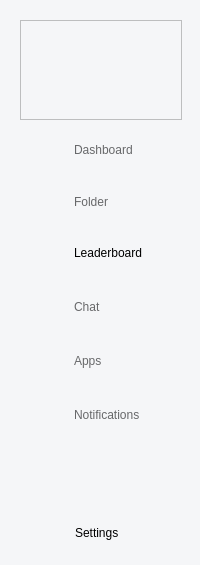
     <widget class="QWidget" name="widget" native="true">
      <property name="minimumSize">
       <size>
        <width>200</width>
        <height>0</height>
       </size>
      </property>
      <property name="maximumSize">
       <size>
        <width>200</width>
        <height>16777215</height>
       </size>
      </property>
      <property name="cursor">
       <cursorShape>ArrowCursor</cursorShape>
      </property>
      <property name="styleSheet">
       <string notr="true">background-color: #F5F6F8;</string>
      </property>
      <layout class="QVBoxLayout" name="verticalLayout">
       <property name="rightMargin">
        <number>9</number>
       </property>
       <item>
        <widget class="QWidget" name="widget_4" native="true">
         <layout class="QVBoxLayout" name="verticalLayout_3">
          <item>
           <widget class="QFrame" name="frame">
            <property name="minimumSize">
             <size>
              <width>0</width>
              <height>100</height>
             </size>
            </property>
            <property name="maximumSize">
             <size>
              <width>16777215</width>
              <height>100</height>
             </size>
            </property>
            <property name="frameShape">
             <enum>QFrame::StyledPanel</enum>
            </property>
            <property name="frameShadow">
             <enum>QFrame::Raised</enum>
            </property>
            <widget class="QLabel" name="label">
             <property name="geometry">
              <rect>
               <x>57</x>
               <y>25</y>
               <width>49</width>
               <height>49</height>
              </rect>
             </property>
             <property name="text">
              <string/>
             </property>
             <property name="pixmap">
              <pixmap>img/icons8-mario-50.png</pixmap>
             </property>
             <property name="scaledContents">
              <bool>true</bool>
             </property>
            </widget>
           </widget>
          </item>
          <item>
           <widget class="QWidget" name="widget_6" native="true">
            <layout class="QHBoxLayout" name="horizontalLayout_2">
             <property name="spacing">
              <number>15</number>
             </property>
             <item>
              <widget class="QLabel" name="label_2">
               <property name="enabled">
                <bool>false</bool>
               </property>
               <property name="minimumSize">
                <size>
                 <width>30</width>
                 <height>30</height>
                </size>
               </property>
               <property name="maximumSize">
                <size>
                 <width>30</width>
                 <height>30</height>
                </size>
               </property>
               <property name="text">
                <string/>
               </property>
               <property name="pixmap">
                <pixmap>img/home_FILL0_wght400_GRAD0_opsz48.png</pixmap>
               </property>
               <property name="scaledContents">
                <bool>true</bool>
               </property>
              </widget>
             </item>
             <item>
              <widget class="QLabel" name="label_3">
               <property name="enabled">
                <bool>true</bool>
               </property>
               <property name="styleSheet">
                <string notr="true">font: 700 12pt &quot;Segoe UI&quot;;
color: #67686A;</string>
               </property>
               <property name="text">
                <string>Dashboard</string>
               </property>
              </widget>
             </item>
            </layout>
           </widget>
          </item>
          <item>
           <widget class="QWidget" name="widget_7" native="true">
            <layout class="QHBoxLayout" name="horizontalLayout_3">
             <property name="spacing">
              <number>20</number>
             </property>
             <item>
              <widget class="QLabel" name="label_4">
               <property name="enabled">
                <bool>false</bool>
               </property>
               <property name="minimumSize">
                <size>
                 <width>25</width>
                 <height>25</height>
                </size>
               </property>
               <property name="maximumSize">
                <size>
                 <width>25</width>
                 <height>25</height>
                </size>
               </property>
               <property name="text">
                <string/>
               </property>
               <property name="pixmap">
                <pixmap>img/icons8-folder-26.png</pixmap>
               </property>
               <property name="scaledContents">
                <bool>true</bool>
               </property>
              </widget>
             </item>
             <item>
              <widget class="QLabel" name="label_5">
               <property name="styleSheet">
                <string notr="true">font: 700 12pt &quot;Segoe UI&quot;;
color: #67686A;</string>
               </property>
               <property name="text">
                <string>Folder</string>
               </property>
              </widget>
             </item>
            </layout>
           </widget>
          </item>
          <item>
           <widget class="QWidget" name="widget_11" native="true">
            <layout class="QHBoxLayout" name="horizontalLayout_4">
             <property name="spacing">
              <number>15</number>
             </property>
             <item>
              <widget class="QLabel" name="label_6">
               <property name="minimumSize">
                <size>
                 <width>30</width>
                 <height>30</height>
                </size>
               </property>
               <property name="maximumSize">
                <size>
                 <width>30</width>
                 <height>30</height>
                </size>
               </property>
               <property name="text">
                <string/>
               </property>
               <property name="pixmap">
                <pixmap>img/icons8-ranking-48.png</pixmap>
               </property>
               <property name="scaledContents">
                <bool>true</bool>
               </property>
              </widget>
             </item>
             <item>
              <widget class="QLabel" name="label_7">
               <property name="styleSheet">
                <string notr="true">font: 700 12pt &quot;Segoe UI&quot;;

</string>
               </property>
               <property name="text">
                <string>Leaderboard</string>
               </property>
              </widget>
             </item>
            </layout>
           </widget>
          </item>
          <item>
           <widget class="QWidget" name="widget_8" native="true">
            <layout class="QHBoxLayout" name="horizontalLayout_5">
             <property name="spacing">
              <number>15</number>
             </property>
             <item>
              <widget class="QLabel" name="label_8">
               <property name="enabled">
                <bool>false</bool>
               </property>
               <property name="minimumSize">
                <size>
                 <width>30</width>
                 <height>30</height>
                </size>
               </property>
               <property name="maximumSize">
                <size>
                 <width>30</width>
                 <height>30</height>
                </size>
               </property>
               <property name="text">
                <string/>
               </property>
               <property name="pixmap">
                <pixmap>img/icons8-chat-48.png</pixmap>
               </property>
               <property name="scaledContents">
                <bool>true</bool>
               </property>
              </widget>
             </item>
             <item>
              <widget class="QLabel" name="label_9">
               <property name="styleSheet">
                <string notr="true">font: 700 12pt &quot;Segoe UI&quot;;
color: #67686A;</string>
               </property>
               <property name="text">
                <string>Chat</string>
               </property>
              </widget>
             </item>
            </layout>
           </widget>
          </item>
          <item>
           <widget class="QWidget" name="widget_10" native="true">
            <layout class="QHBoxLayout" name="horizontalLayout_6">
             <property name="spacing">
              <number>15</number>
             </property>
             <item>
              <widget class="QLabel" name="label_10">
               <property name="enabled">
                <bool>false</bool>
               </property>
               <property name="minimumSize">
                <size>
                 <width>30</width>
                 <height>30</height>
                </size>
               </property>
               <property name="maximumSize">
                <size>
                 <width>30</width>
                 <height>30</height>
                </size>
               </property>
               <property name="text">
                <string/>
               </property>
               <property name="pixmap">
                <pixmap>img/icons8-app-67.png</pixmap>
               </property>
               <property name="scaledContents">
                <bool>true</bool>
               </property>
              </widget>
             </item>
             <item>
              <widget class="QLabel" name="label_11">
               <property name="styleSheet">
                <string notr="true">font: 700 12pt &quot;Segoe UI&quot;;
color: #67686A;</string>
               </property>
               <property name="text">
                <string>Apps</string>
               </property>
              </widget>
             </item>
            </layout>
           </widget>
          </item>
          <item>
           <widget class="QWidget" name="widget_9" native="true">
            <layout class="QHBoxLayout" name="horizontalLayout_7">
             <property name="spacing">
              <number>15</number>
             </property>
             <item>
              <widget class="QLabel" name="label_12">
               <property name="enabled">
                <bool>false</bool>
               </property>
               <property name="minimumSize">
                <size>
                 <width>30</width>
                 <height>30</height>
                </size>
               </property>
               <property name="maximumSize">
                <size>
                 <width>30</width>
                 <height>30</height>
                </size>
               </property>
               <property name="text">
                <string/>
               </property>
               <property name="pixmap">
                <pixmap>img/icons8-notification-48.png</pixmap>
               </property>
               <property name="scaledContents">
                <bool>true</bool>
               </property>
              </widget>
             </item>
             <item>
              <widget class="QLabel" name="label_13">
               <property name="styleSheet">
                <string notr="true">font: 700 12pt &quot;Segoe UI&quot;;
color: #67686A;</string>
               </property>
               <property name="text">
                <string>Notifications</string>
               </property>
              </widget>
             </item>
            </layout>
           </widget>
          </item>
         </layout>
        </widget>
       </item>
       <item>
        <widget class="QWidget" name="widget_5" native="true">
         <property name="minimumSize">
          <size>
           <width>0</width>
           <height>100</height>
          </size>
         </property>
         <property name="maximumSize">
          <size>
           <width>16777215</width>
           <height>100</height>
          </size>
         </property>
         <widget class="QLabel" name="label_14">
          <property name="geometry">
           <rect>
            <x>22</x>
            <y>63</y>
            <width>30</width>
            <height>30</height>
           </rect>
          </property>
          <property name="text">
           <string/>
          </property>
          <property name="pixmap">
           <pixmap>img/icons8-setting-64.png</pixmap>
          </property>
          <property name="scaledContents">
           <bool>true</bool>
          </property>
         </widget>
         <widget class="QLabel" name="label_15">
          <property name="geometry">
           <rect>
            <x>64</x>
            <y>68</y>
            <width>71</width>
            <height>21</height>
           </rect>
          </property>
          <property name="styleSheet">
           <string notr="true">font: 700 12pt &quot;Segoe UI&quot;;
</string>
          </property>
          <property name="text">
           <string>Settings</string>
          </property>
         </widget>
        </widget>
       </item>
      </layout>
     </widget>
